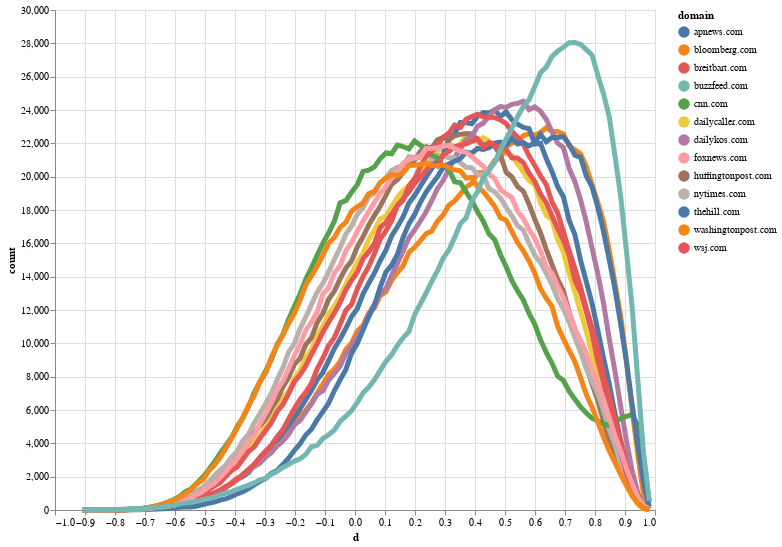

Notebook source saved alongside this figure:
### Code cell
highlight = alt.selection(
    type='single',
    on='mouseover',
    fields=['domain'],
    nearest=True,
)

base = (alt
    .Chart(hist_df, width=700, height=500)
    .encode(x='d', y='count', color='domain'))

points = (base
    .mark_circle()
    .encode(opacity=alt.value(0))
    .add_selection(highlight)
    .properties(width=600))

lines = (base
    .mark_line()
    .encode(size=alt.condition(~highlight, alt.value(2), alt.value(5)), tooltip='domain'))

points + lines

### Figure 1 — Vega-Lite specification as saved in the notebook (floating-point values rounded to 4 significant figures; data arrays with more than 128 entries replaced by an {"elided": "..."} marker saying what was removed)
{"$schema": "https://vega.github.io/schema/vega-lite/v2.6.0.json", "config": {"view": {"height": 300, "width": 400}}, "datasets": {"data-6ce90c564c2bd212f4f6ef496ea2d20e": {"elided": "1300 records"}}, "layer": [{"data": {"name": "data-6ce90c564c2bd212f4f6ef496ea2d20e"}, "encoding": {"color": {"field": "domain", "type": "nominal"}, "opacity": {"value": 0}, "x": {"field": "d", "type": "quantitative"}, "y": {"field": "count", "type": "quantitative"}}, "height": 500, "mark": "circle", "selection": {"selector001": {"empty": "all", "fields": ["domain"], "nearest": true, "on": "mouseover", "resolve": "global", "type": "single"}}, "width": 600}, {"data": {"name": "data-6ce90c564c2bd212f4f6ef496ea2d20e"}, "encoding": {"color": {"field": "domain", "type": "nominal"}, "size": {"condition": {"selection": {"not": "selector001"}, "value": 2}, "value": 5}, "tooltip": {"field": "domain", "type": "nominal"}, "x": {"field": "d", "type": "quantitative"}, "y": {"field": "count", "type": "quantitative"}}, "height": 500, "mark": "line", "width": 700}]}
